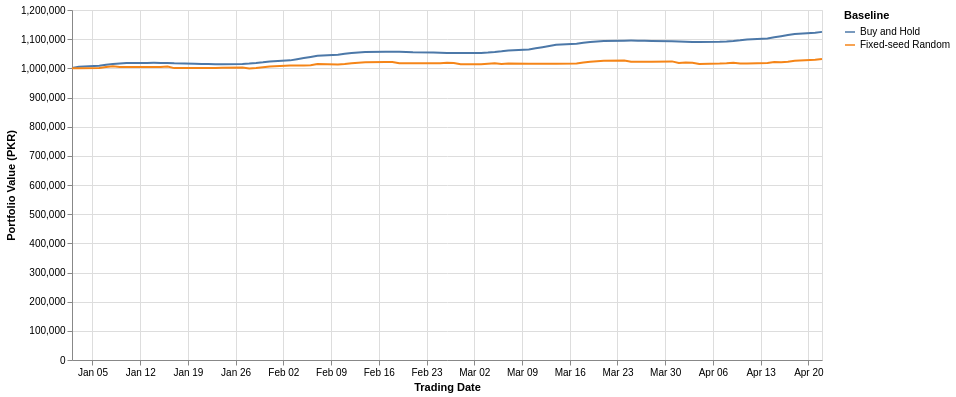

Notebook source saved alongside this figure:
### Markdown cell above
## Portfolio-value plot

### Code cell
plot_data = pd.concat([buy_hold.history.assign(Baseline='Buy and Hold'), random_run.history.assign(Baseline='Fixed-seed Random')])
alt.Chart(plot_data).mark_line().encode(x=alt.X('execution_date:T', title='Trading Date'), y=alt.Y('portfolio_value:Q', title='Portfolio Value (PKR)'), color='Baseline:N', tooltip=['Baseline', 'execution_date:T', 'portfolio_value:Q']).properties(width=750, height=350)

### Figure 1 — Vega-Lite specification as saved in the notebook (floating-point values rounded to 4 significant figures; data arrays with more than 128 entries replaced by an {"elided": "..."} marker saying what was removed)
{"config": {"view": {"continuousWidth": 300, "continuousHeight": 300}}, "data": {"name": "data-06576adf4352c363845201f3767c4107"}, "mark": {"type": "line"}, "encoding": {"color": {"field": "Baseline", "type": "nominal"}, "tooltip": [{"field": "Baseline", "type": "nominal"}, {"field": "execution_date", "type": "temporal"}, {"field": "portfolio_value", "type": "quantitative"}], "x": {"field": "execution_date", "title": "Trading Date", "type": "temporal"}, "y": {"field": "portfolio_value", "title": "Portfolio Value (PKR)", "type": "quantitative"}}, "height": 350, "width": 750, "$schema": "https://vega.github.io/schema/vega-lite/v6.4.1.json", "datasets": {"data-06576adf4352c363845201f3767c4107": {"elided": "158 records"}}}
